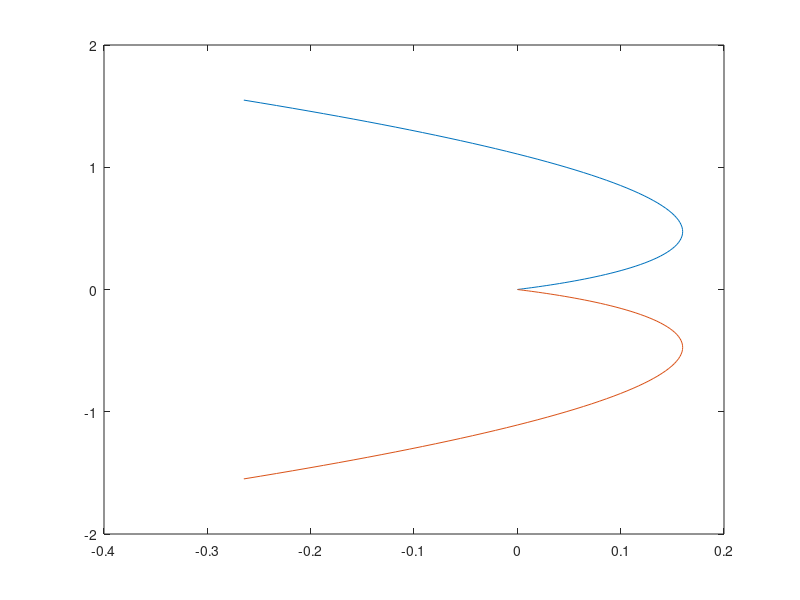

MATLAB code for this plot:
figure;x=(0:0.01:1)*i;
P=@(x,rat)(1-(rat./x).^2);
kvr=@(x,rat)(x.^2+1./P(x,rat));
kvi=@(x,rat)(sqrt(-(1+4*P(x,rat).*x.^2))./P(x,rat));
ratio=0.6;
plot(kvr(x,ratio),kvi(x,ratio),kvr(x,ratio),-kvi(x,ratio));hold on;